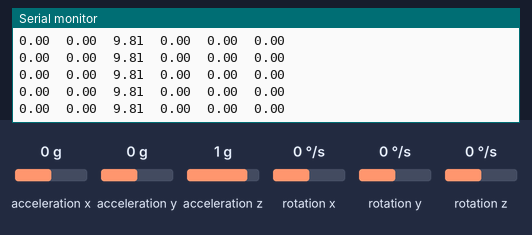
The sketch below on a simulated Arduino Uno, built with avr-gcc and run on an emulated ATmega328P. Parts: the last lines printed to the serial monitor. Wiring (inferred from the names in the program): L3G4200D gyroscope at I2C address 0x6B. Inputs (shaded band) come from the test bench; at power-on: acceleration x 0 g, acceleration y 0 g, acceleration z 1 g, rotation x 0 °/s, rotation y 0 °/s, rotation z 0 °/s.

Above: at 1.2 s.
1.3 s: acceleration x set to -1.4 g
At 1.34 s:
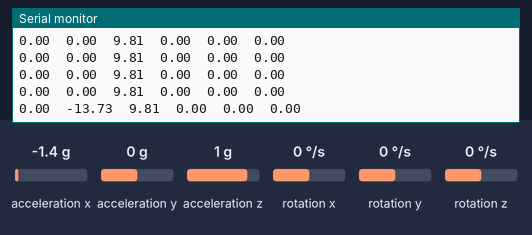
4.3 s: acceleration y set to -1.4 g
At 4.35 s:
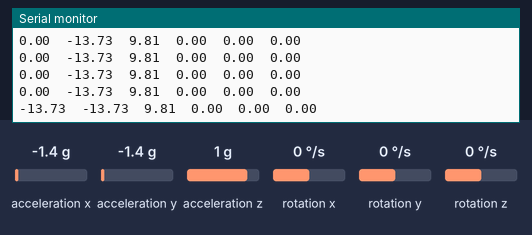
7.3 s: acceleration z set to -1.4 g
At 7.31 s:
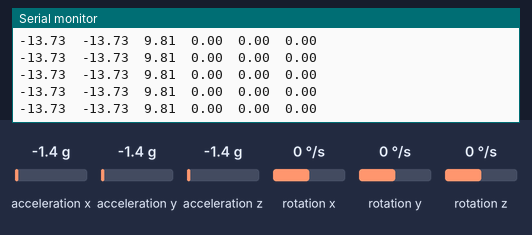
8.8 s: acceleration x set to -0.8 g
At 8.84 s:
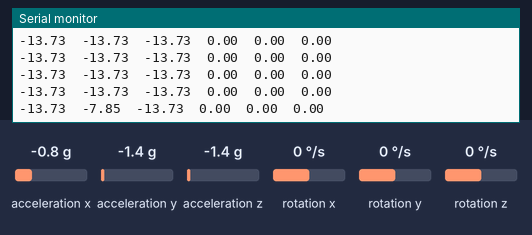
11.8 s: rotation x set to -192 °/s
At 11.8 s:
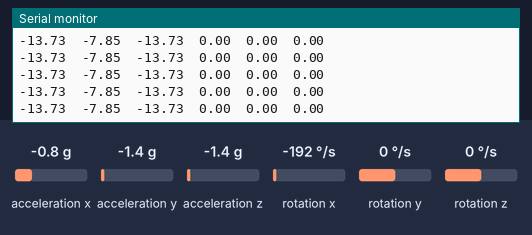
Timing chart, 0 to 14.3 s (numbered marks = the images above; inputs shaded):
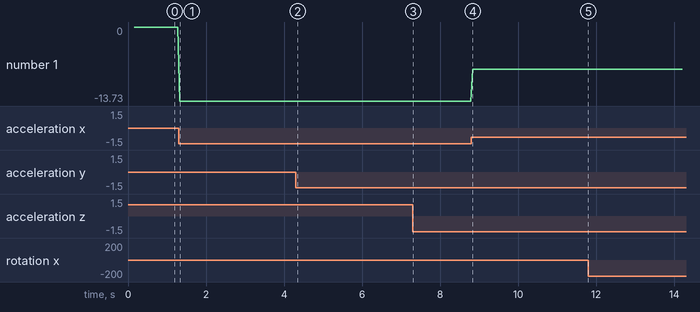

Measured:
- after the input at 1.3 s, the serial monitor: prints a new line at once (image 1)
- after the input at 4.3 s, the serial monitor: prints a new line at once (image 2)
- after the input at 8.8 s, the serial monitor: prints a new line at once (image 4)
- plotted number 1: 0 → -13.73 after the input at 1.3 s, -13.73 → -7.85 after the input at 8.8 s

The sketch:

testI2C.ino
```cpp
/**************************************************************************
 * File name:     testI2C.ino
 * Written By:    Aman Azad (2014-2015 FSAE DAQ Team)
 * Description:   Provide implementation for I2C wiring of gyro
				  and accelerometer.
**************************************************************************/

#include <Wire.h>
#include <Adafruit_MMA8451.h>
#include <Adafruit_Sensor.h>
#include <Adafruit_L3GD20.h>

// Comment this next line to use SPI
#define USE_I2C

#ifdef USE_I2C
  // The default constructor uses I2C
  Adafruit_L3GD20 gyro;
#else
  // To use SPI, you have to define the pins
  #define GYRO_CS 4 // labeled CS
  #define GYRO_DO 5 // labeled SA0
  #define GYRO_DI 6  // labeled SDA
  #define GYRO_CLK 7 // labeled SCL
  Adafruit_L3GD20 gyro(GYRO_CS, GYRO_DO, GYRO_DI, GYRO_CLK);
#endif

//instantiate accel object
Adafruit_MMA8451 mma = Adafruit_MMA8451();

void setup(void)
{
  Serial.begin(9600);

  Serial.println("Accelerometer(g) and Gyro(deg/s)");

  //check both sensors for correct instantiation
  while (! mma.begin())
  {
    Serial.println("Couldnt start MMA8451 Accel!");
  }
  //comment/uncomment for different senitivities (DPS = degrees/second)
  if (!gyro.begin(gyro.L3DS20_RANGE_250DPS))
  //while (!gyro.begin(gyro.L3DS20_RANGE_500DPS))
  //while (!gyro.begin(gyro.L3DS20_RANGE_2000DPS))
  {
    Serial.println("Unable to initialize the L3GD20 Gyro. Check your wiring!");
  }
  Serial.println("MMA8451 found!");
  Serial.println("L3DG20 found!");

  mma.setRange(MMA8451_RANGE_8_G);

  Serial.print("Range = "); Serial.print(2 << mma.getRange());
  Serial.println("G");

  Serial.print("X: ");Serial.print("Y: ");Serial.print("Z: ");Serial.print(" ");

  Serial.print("X: ");Serial.print("Y: ");Serial.print("Z: ");
  Serial.println("");
}


void loop()
{
  // Read the 'raw' data in 14-bit counts

  mma.read();
  /* Get a new sensor event */
  sensors_event_t event;
  mma.getEvent(&event);

  gyro.read();


  /* Display the results (acceleration is measured in m/s^2) */
  /* x = y
  /* y = x
  */
  Serial.print(event.acceleration.y);Serial.print("\t");
  Serial.print(event.acceleration.x);Serial.print("\t");
  Serial.print(event.acceleration.z);Serial.print("\t");

  Serial.print(gyro.data.x);Serial.print("\t");
  Serial.print(gyro.data.y);Serial.print("\t");
  Serial.print(gyro.data.z);Serial.print("\t");
  Serial.println("");

  delay(50);
}
```
